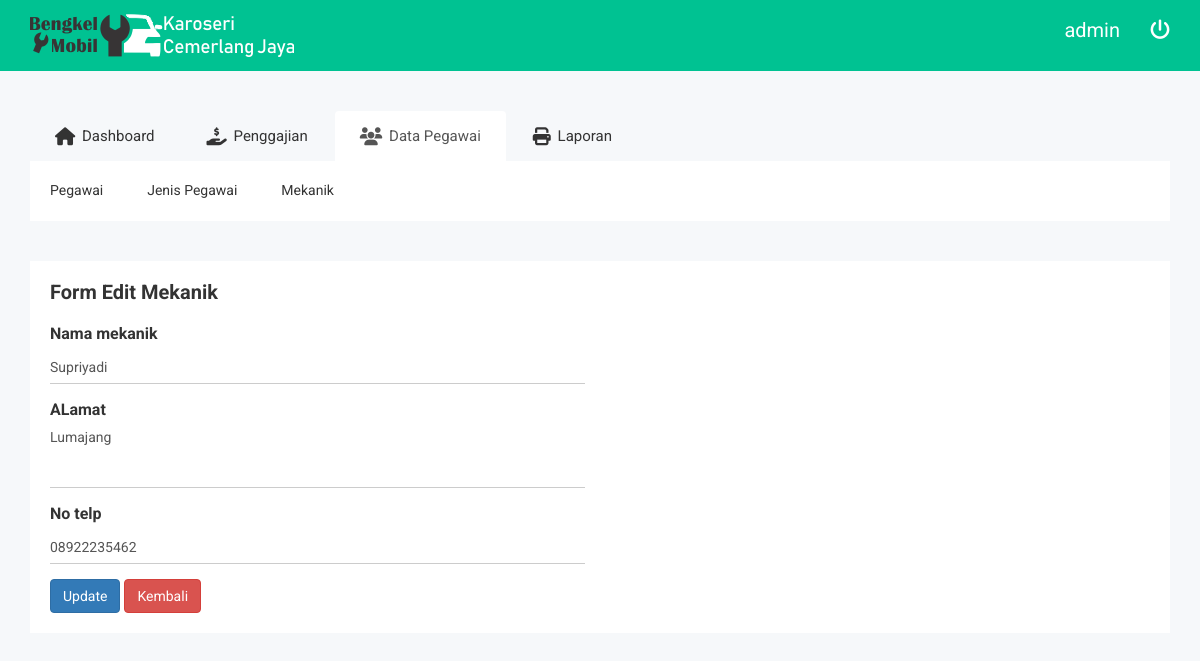
Page /admin.php?halaman=edit_mekanik&id=MK001 (signed in) on the committed database.
### tables this page shows
CREATE TABLE `mekanik` (
  `kode_mekanik` char(5) NOT NULL,
  `nama_mekanik` varchar(50) NOT NULL,
  `alamat` text NOT NULL,
  `no_telp` varchar(20) NOT NULL
);

### master/mekanik/edit.php (the view, shortened to what this page needs)
<?php
$id = $_GET['id'];
$query = mysqli_query($koneksi, "SELECT * FROM mekanik WHERE kode_mekanik='$id'");
?>
<div class="form-element-list">
  <div class="basic-tb-hd">
    <h2>Form Edit Mekanik</h2>
  </div>
  <?php
  foreach ($query as $data) {
    ?>
  <form action="" method="post">
    <div class="row">
      <div class="col-lg-6 col-md-6 col-sm-6 col-xs-12">
        <label for="">Nama mekanik</label>
        <div class="form-group">
          <div class="nk-int-st">
            <input type="text" name="nama_mekanik" class="form-control" placeholder="Isi form nama mekanik" required=""
              maxlength="50" oninvalid="this.setCustomValidity('Nama Wajib Diisi')" oninput="setCustomValidity('')"
              value="<?= $data['nama_mekanik'] ?>">
          </div>
        </div>
      </div>
    </div>
    <div class="row">
      <div class="col-lg-6 col-md-6 col-sm-6 col-xs-12">
        <label for="">ALamat</label>
        <div class="form-group">
          <div class="nk-int-st">
            <textarea class="form-control" id="alamat" name="alamat" placeholder="Isi form Alamat" rows="3" required=""
              oninvalid="this.setCustomValidity('Alamat Wajib Diisi')"
              oninput="setCustomValidity('')"><?= $data['alamat'] ?></textarea>
          </div>
        </div>
      </div>
    </div>
    <div class="row">
      <div class="col-lg-6 col-md-6 col-sm-6 col-xs-12">
        <label for="">No telp</label>
        <div class="form-group">
          <div class="nk-int-st">
            <input type="text" onkeypress="return hanyaAngka(event)" name="no_telp" class="form-control"
              placeholder="Isi form No telp" required="" maxlength="20"
              oninvalid="this.setCustomValidity('Nomor Telephone Wajib Diisi & Harus Angka')"
              oninput="setCustomValidity('')" value="<?= $data['no_telp'] ?>">
          </div>
        </div>
      </div>
    </div>
    <button type="submit" name="update" class="btn btn-primary">Update</button>
    <a href="admin.php?halaman=v_mekanik" class="btn btn-danger">Kembali</a>
  </form>
</div>
<?php } ?>

### assets/template2/css/themesaller-forms.css (style rules this page uses)
html, body { border: 0; margin: 0; padding: 0; font-size: 100%; vertical-align: baseline; font: inherit; }
body { margin: 0; padding: 0; background:url(../images/body_bg.jpg) no-repeat center top; }

### assets/template2/css/main.css (style rules this page uses)
html { color: #222; font-size: 1em; line-height: 1.4; }
textarea { resize: vertical; }

### rows in the picture
mekanik: nama_mekanik "Supriyadi", alamat "Lumajang", no_telp "08922235462"

### other values in the picture
$_SESSION['username'] "admin"
